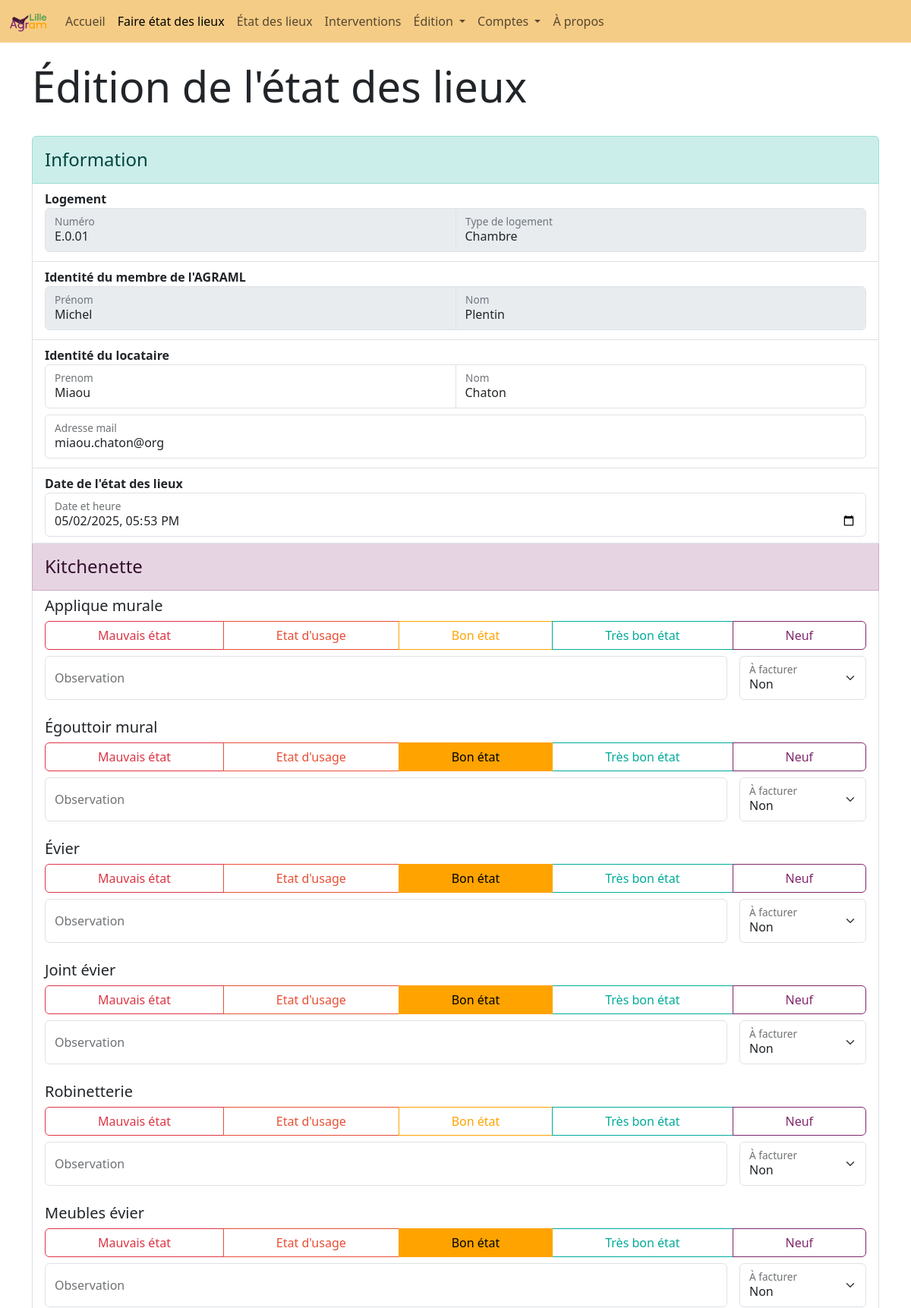
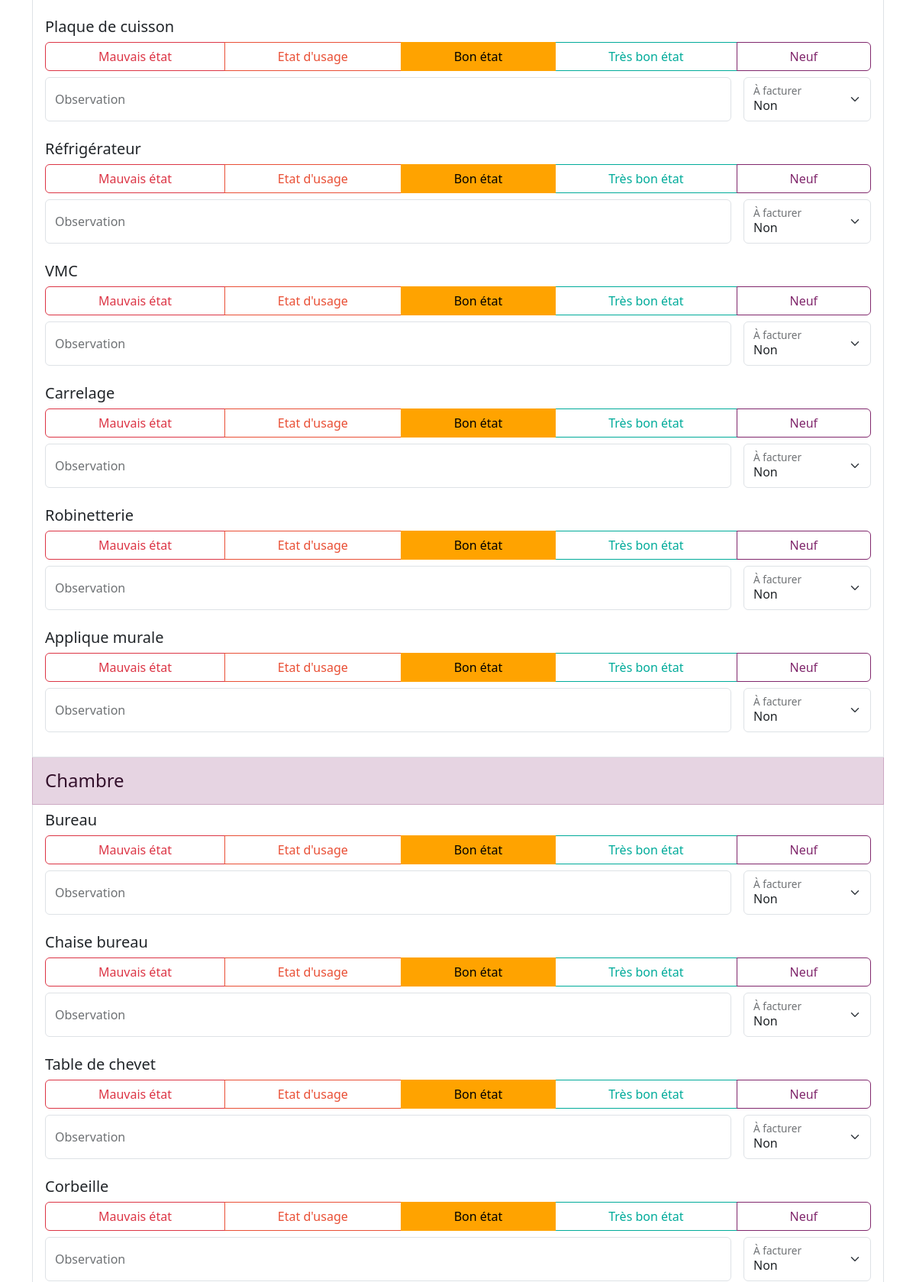
Page /recherche/logement-1/edl-inc-3/ (signed in, upper part) on the committed database (2 pictures, top to bottom).
### website/models.py (models this page shows)
class TypeLogement(db.Model):
    __tablename__ = "type_logement"
    id = db.Column(db.Integer, primary_key=True)
    type = db.Column(db.String(50))

class User(db.Model, UserMixin):
    __tablename__ = "user"
    id = db.Column(db.Integer, primary_key=True)
    active = db.Column(db.Boolean)
    nom = db.Column(db.String(150))
    prenom = db.Column(db.String(150))
    email = db.Column(db.String(150), unique=True)
    username = db.Column(db.String(20), unique=True)
    password = db.Column(db.String(2000))
    mode = db.Column(db.String(10))
    accent_color = db.Column(db.String(10))
    signature = db.Column(db.Text)
    max_item_par_page = db.Column(db.Integer)

class EDL(db.Model):
    __tablename__ = "edl"
    id = db.Column(db.Integer, primary_key=True)
    id_logement = db.Column(db.Integer, db.ForeignKey('logement.id'))
    effectue_par = db.Column(db.Integer, db.ForeignKey('user.id'))
    etat = db.Column(db.String(20))
    date = db.Column(db.String(100))
    nom = db.Column(db.String(100))
    prenom = db.Column(db.String(100))
    mail = db.Column(db.String(200))
    signature = db.Column(db.Text)

class CategorieElement(db.Model):
    __tablename__ = "categorie_element"
    id = db.Column(db.Integer, primary_key=True)
    intitule = db.Column(db.String(100))

class Valeur(db.Model):
    __tablename__ = "valeur"
    id = db.Column(db.Integer, primary_key=True)
    id_edl = db.Column(db.Integer, db.ForeignKey('edl.id'))
    id_element = db.Column(db.Integer, db.ForeignKey('element.id'))
    valeur = db.Column(db.Integer, default=2)
    observation = db.Column(db.String(1000))
    facturation = db.Column(db.Boolean)

class Element(db.Model):
    __tablename__ = "element"
    id = db.Column(db.Integer, primary_key=True)
    id_categorie = db.Column(db.Integer, db.ForeignKey('categorie_element.id'))
    intitule = db.Column(db.String(100))

### website/blueprints/edition.py (the view)
@edition.route('recherche/<logement>/<edl>/', methods = ['GET', 'POST'])
@login_required
def modification_etat_des_lieux(logement: str, edl: str):
    try:
        id_edl = edl.split('-')[2]
        type_creation = edl.split('-')[1]
    except:
        type_creation = edl
        id_edl = None
    id_logement = logement.split('-')[1]
    ListeImages = list()
    if type_creation == 'nouveau':
        type_logement = db.session.query(Logement).filter(Logement.id == id_logement).first().type_logement
        Etats = getTemplateEtatDesLieux(type_logement)
        EDLInformation = getTemplateEtatDesLieuxInformation(id_logement, current_user)
        edl_existant = True
    elif type_creation == 'inc':
        Etats = getEtat(id_edl)
        ListeImages = recuperationImages(id_edl)
        EDLInformation = getEDLInformation(id_edl, False)
    elif type_creation == 'exc':
        Etats = getEtat(id_edl)
        EDLInformation = getEDLInformation(id_edl, True)
    return render_template('modification_etat_des_lieux.html', active=activePage(1),  user=current_user,  Etats = Etats, id_edl = id_edl, EDLInformation=EDLInformation, ListeImages=ListeImages, enumerate=enumerate)

### website/__init__.py (called while the page is built)
def create_app():
    app = Flask(__name__)
    secrey_key = uuid.uuid4().hex
    app.config['SECRET_KEY'] = "meow" #secrey_key
    app.config['SQLALCHEMY_DATABASE_URI'] = f'sqlite:///{DB_NAME}'
    db.init_app(app)
    from .blueprints.views import views
    from .blueprints.auth import auth
    from .blueprints.edition import edition
    from .blueprints.edl import edl
    app.register_blueprint(views, url_prefix = '/')
    app.register_blueprint(auth, url_prefix = '/')
    app.register_blueprint(edition, url_prefix = '/')
    app.register_blueprint(edl, url_prefix = '/')
    from .models import User
    with app.app_context():
        db.create_all()
    login_manager = LoginManager()
    login_manager.login_view = 'auth.login'
    login_manager.init_app(app)
    @login_manager.user_loader
    def load_user(id):
        return User.query.get(int(id))
    return app

### website/functions.py (called while the page is built)
def tempsSecondeVersHTML(temps_seconde: float) -> str:
    temps_string_brut = datetime.fromtimestamp(temps_seconde)
    temps_string = temps_string_brut.strftime('%Y-%m-%dT%H:%M')
    return temps_string

def activePage(id: int) -> ...:
    len = 20
    active = len * ['']
    active[id] = 'active'
    return active

def recuperationImages(id_edl: str) -> list[str,]:
    QueryImage = db.session.query(Image).filter(Image.id_edl == id_edl).all()
    cheminImage = list()
    for image in QueryImage:
        cheminImage.append('storage/img/' +  image.nom_image)
    return cheminImage

### website/templates/edition/modification_etat_des_lieux.html (shortened to what this page needs)
{% extends "base.html" %}
{% block content %}
<br>
<h1 class="display-4">Édition de l'état des lieux</h1>
<br>
<form method="post" action="/requete_etat_des_lieux?id_edl={{id_edl}}&id_logement={{EDLInformation.id_logement}}" id="edl_form" enctype="multipart/form-data">
<div class="list-group">
    <li class="list-group-item list-group-item-success">
        <h4 class="mt-2">Information</h4>
    </li>
    <div class="list-group-item">
        <b>Logement</b>
        <div class="input-group mb-1">
            <div class="form-floating">
                <input class="form-control" type="text" id="boquette" name="Information.logement" value="{{EDLInformation.logement}}" disabled/>
                <label for="boquette">Numéro</label>
            </div>
            <div class="form-floating">
                <input class="form-control" type="text" id="type" name="Information.type_logement" value="{{EDLInformation.type_logement}}" disabled/>
                <label for="type">Type de logement</label>
            </div>
        </div>
    </div>
    <div class="list-group-item">
        <b>Identité du membre de l'AGRAML</b>
        <div class="input-group mb-1">
            <div class="form-floating">
                <input disabled type="text" class="form-control" type="text" id="prenom" name="Information.prenom_agraml" required minlength="4" maxlength="150" size="10" value="{{EDLInformation.prenom_agraml}}" placeholder="Prénom du membre de l'AGRAML">
                <label for="prenom">Prénom</label>
            </div>
            <div class="form-floating">
                <input disabled type="text" class="form-control" type="text" id="nom" name="Information.nom_agraml" required minlength="4" maxlength="150" size="10" value="{{EDLInformation.nom_agraml}}" placeholder="Nom du membre de l'AGRAML">
                <label for="nom">Nom</label>
            </div>
        </div>
    </div>
    <div class="list-group-item">
        <b>Identité du locataire</b>
        <div class="input-group mb-2">
            <div class="form-floating">
                <input type="text" class="form-control" type="text" id="prenom" name="Information.prenom" required minlength="4" maxlength="150" size="10" value="{{EDLInformation.prenom}}" placeholder="Prénom du locataire">
                <label for="prenim">Prenom</label>
            </div>
            <div class="form-floating">
                <input type="text" class="form-control" type="text" id="nom" name="Information.nom" required minlength="4" maxlength="150" size="10" value="{{EDLInformation.nom}}" placeholder="Nom du locataire">
                <label for="nom">Nom</label>
            </div>
        </div>
        <div class="input-group mb-1">
            <div class="form-floating">
                <input class="form-control" type="email" id="mail" name="Information.mail" size="30" required value="{{EDLInformation.mail}}" placeholder="Adresse mail du locataire"/>
                <label for="mail">Adresse mail</label>
            </div>
        </div>
    </div>
    <div class="list-group-item mb">
        <b>Date de l'état des lieux</b>
        <div class="form-floating">
            <input class="form-control" type="datetime-local" id="start" name="Information.date" value="{{EDLInformation.date}}"/>
            <label for="start">Date et heure</label>
        </div>
    </div>
    {% for categorie in Etats.keys() %}
        <li class="list-group-item list-group-item-primary d-flex justify-content-between align-items-center">
            <h4 class="mt-2">{{categorie}}</h4>
        </li>
        <li class="list-group-item">
            {% for element in Etats[categorie] %}
                <div class="col">
                    <h5>{{element.intitule}}</h5>
                </div>
                <div class="list-group">
                    <div class="btn-group mb-2" role="group" aria-label="Basic radio toggle button group">
                        {% for etat in element.etat %}
                            {% if etat.actif %}
                                <label class="btn btn-outline-{{etat.couleur}}" for="{{element.id}}.{{etat.valeur}}">
                                    {{etat.attribut}}
                                </label>
                            {% else %}
                            <label class="btn btn-outline-{{etat.couleur}}" for="{{element.id}}.{{etat.valeur}}">
                                {{etat.attribut}}
                            </label>
                            {% endif %}
                        {% endfor %}
                    </div>
                </div>
                <div class="row g-3">
                    <div class="col-10">
                        <div class="form-floating">
                            <input type="text" class="form-control" id="observation" name="{{element.id}}.{{categorie}}.{{element.intitule}}.observation" placeholder="Observation" value="{{element.observation}}"></input>
                            <label for="observation">Observation</label>
                        </div>
                    </div>
                    <div class="col flex">
                        <div class=" form-floating">
                            <select class="form-select" name="{{element.id}}.{{categorie}}.{{element.intitule}}.facturation" id="select-facturation">
                                <option value="off" selected>Non</option>
                            </select>
                            <label for="select-facturation">À facturer</label>
                        </div>
                    </div>
                </div>
                <br>
            {% endfor %}
        </li>
    {% endfor %}
</div>
<br>
<br>
</form>
{% endblock %}

### website/templates/base.html (style rules this page uses)
body { padding-top: 56px; }

### rows in the picture
TypeLogement: type_logement "Chambre"
User: prenom_agraml "Michel", nom_agraml "Plentin"
EDL: prenom "Miaou", nom "Chaton", mail "miaou.chaton@org"
CategorieElement: intitule "Kitchenette"
Valeur: intitule "Applique murale", attribut "Mauvais état" "Etat d'usage" "Très bon état" "Neuf" "Mauvais état" "Etat d'usage" "Très bon état" "Neuf", attribut "Bon état" "Bon état", intitule "Non"
Valeur: intitule "Égouttoir mural", attribut "Mauvais état" "Etat d'usage" "Très bon état" "Neuf", attribut "Bon état", intitule "Non"
Valeur: intitule "Évier", attribut "Mauvais état" "Etat d'usage" "Très bon état" "Neuf", attribut "Bon état", intitule "Non"
Valeur: intitule "Joint évier", attribut "Mauvais état" "Etat d'usage" "Très bon état" "Neuf", attribut "Bon état", intitule "Non"
Valeur: intitule "Robinetterie", attribut "Mauvais état" "Etat d'usage" "Très bon état" "Neuf" "Mauvais état" "Etat d'usage" "Très bon état" "Neuf", attribut "Bon état" "Bon état", intitule "Non"
Valeur: intitule "Meubles évier", attribut "Mauvais état" "Etat d'usage" "Très bon état" "Neuf", attribut "Bon état", intitule "Non"
Valeur: intitule "Plaque de cuisson", attribut "Mauvais état" "Etat d'usage" "Très bon état" "Neuf", attribut "Bon état", intitule "Non"
Valeur: intitule "Réfrigérateur", attribut "Mauvais état" "Etat d'usage" "Très bon état" "Neuf", attribut "Bon état", intitule "Non"
Valeur: intitule "VMC", attribut "Mauvais état" "Etat d'usage" "Très bon état" "Neuf", attribut "Bon état", intitule "Non"
Valeur: intitule "Carrelage", attribut "Mauvais état" "Etat d'usage" "Très bon état" "Neuf", attribut "Bon état", intitule "Non"
CategorieElement: intitule "Chambre"
Valeur: intitule "Bureau", attribut "Mauvais état" "Etat d'usage" "Très bon état" "Neuf", attribut "Bon état", intitule "Non"
Valeur: intitule "Chaise bureau", attribut "Mauvais état" "Etat d'usage" "Très bon état" "Neuf", attribut "Bon état", intitule "Non"
Valeur: intitule "Table de chevet", attribut "Mauvais état" "Etat d'usage" "Très bon état" "Neuf", attribut "Bon état", intitule "Non"
Valeur: intitule "Corbeille", attribut "Mauvais état" "Etat d'usage" "Très bon état" "Neuf", attribut "Bon état", intitule "Non"
